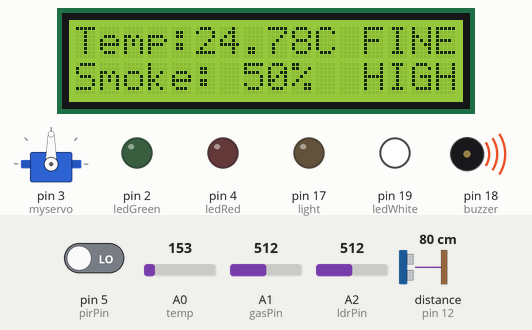
This sketch was run on a simulated Arduino Uno, built with avr-gcc and run on an emulated ATmega328P. Shown: 16×2 character LCD, servo, output pins drawn as LEDs (lit = HIGH), buzzer (waves = sounding, pin HIGH). Wiring (inferred from the names in the program): ultrasonic range finder: trigger pin 13; echo pin 12. Inputs (shaded band) come from the test bench; at power-on: A0 (temp) = 153, A1 (gasPin) = 512, pin 5 (pirPin) LOW, A2 (ldrPin) = 512, distance to the obstacle (sensor on pin 12) 80 cm. The echo pulse lasts 58.3 µs per cm; pins used as bus, display or sensor lines are not drawn; what the sketch prints to the serial monitor is not drawn.

Above: at 2.2 s.
2.3 s: A0 (temp) set to 162
At 4.5 s:
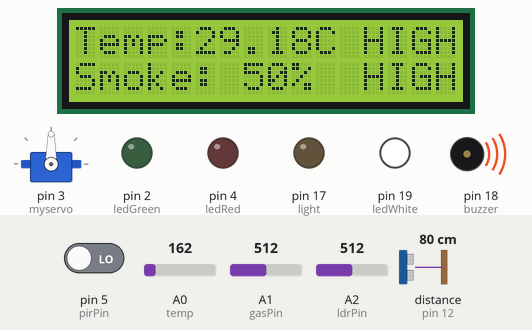
4.8 s: A1 (gasPin) set to 113
At 6.2 s:
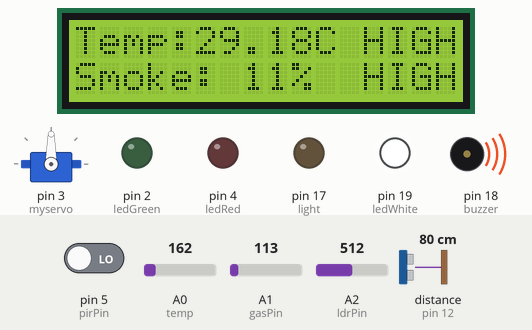
7.2 s: A1 (gasPin) set to 91
At 8.8 s:
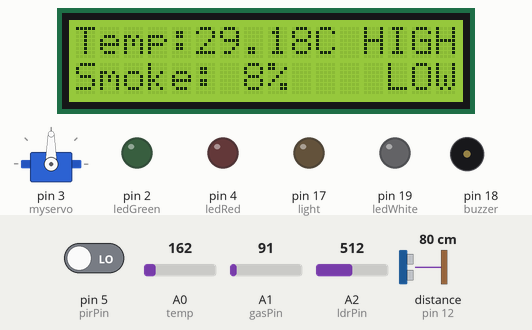
11.5 s: A0 (temp) set to 133
At 13.6 s:
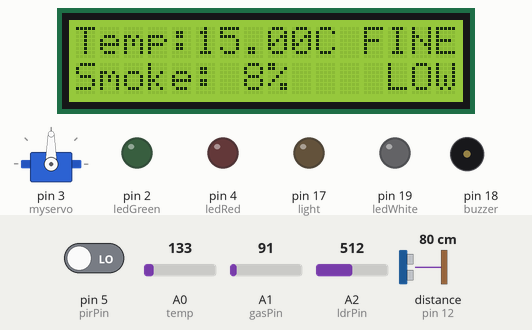
14.0 s: A0 (temp) set to 114
At 15.8 s:
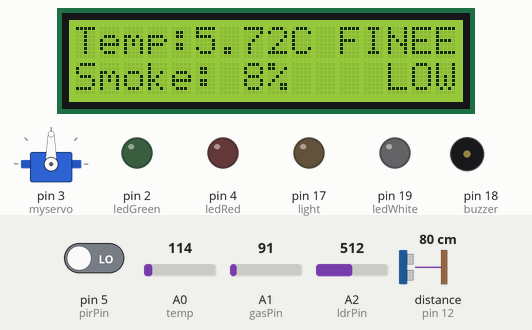
16.2 s: A1 (gasPin) set to 110
At 17.8 s:
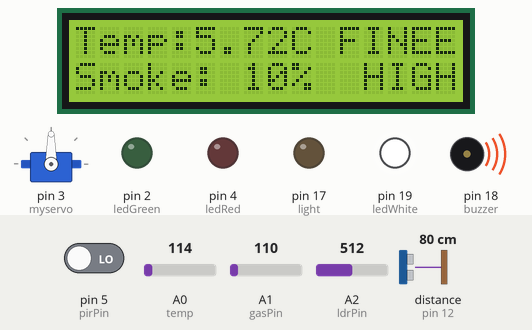
Timing chart, 0 to 21.5 s (numbered marks = the images above; inputs shaded):
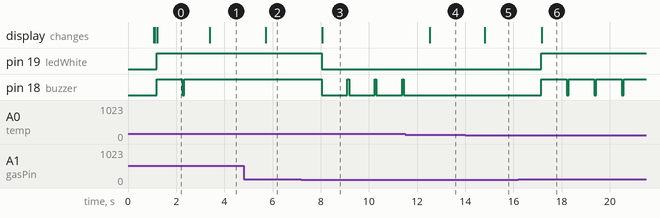

The sketch:

Arduino_UNO_Config.ino
```cpp
#include <LiquidCrystal.h>
#include <Servo.h>
#include <IRremote.hpp>

// LCD configuration
LiquidCrystal lcd(11, 10, 9, 8, 7, 6);

// Constants for different sensors and components
const int trigPin = 13;           // Trigger pin of the ultrasonic sensor
const int echoPin = 12;           // Echo pin of the ultrasonic sensor
const int closingThreshold = 100; // Threshold distance for object detection

const int temp = A0;              // Temperature sensor pin
const int tempThreshold = 25;     // Threshold temperature value

const int pirPin = 5;             // Motion sensor pin
const int ledGreen = 2;           // Green LED pin

const int gasPin = A1;            // Gas sensor pin
const int gasThreshold = 9;       // Threshold gas concentration value
const int ledWhite = 19;          // White LED pin

const int ldrPin = A2;            // Light sensor pin
const int ledRed = 4;             // Red LED pin

const int buzzer = 18;            // Buzzer pin

// Servo and Light configurations
Servo myservo;       // Door servo
const int light = 17; // Lights

int recvPin = 0;
int Switch;
IRrecv irrecv(recvPin);
decode_results results;

void setup() {
  Serial.begin(9600);
  lcd.begin(16, 2); // Initialize LCD with 16 columns and 2 rows
  lcd.setCursor(3, 0);
  lcd.print("Smart Home");
  lcd.setCursor(5, 1);
  lcd.print("System");

  // Setting pin modes
  pinMode(trigPin, OUTPUT);
  pinMode(echoPin, INPUT);
  pinMode(pirPin, INPUT);
  pinMode(gasPin, INPUT);
  pinMode(ledGreen, OUTPUT);
  pinMode(ledWhite, OUTPUT);
  pinMode(ledRed, OUTPUT);
  pinMode(light, OUTPUT);
  pinMode(buzzer, OUTPUT);

  myservo.attach(3); // Attaches the servo motor to pin 3
  irrecv.enableIRIn(); // Enables the IR receiver

  delay(1000);

  lcd.clear();

  lcd.setCursor(0, 0);
  lcd.print("Temp:");

  lcd.setCursor(0, 1);
  lcd.print("Smoke: ");
}

void loop()
{
  //...
  //...
  //Object Detection
  //...
  //...
  long duration, distance;

  // Triggering the ultrasonic sensor to measure distance
  digitalWrite(trigPin, LOW);
  delayMicroseconds(2);
  digitalWrite(trigPin, HIGH);
  delayMicroseconds(10);
  digitalWrite(trigPin, LOW);

  duration = pulseIn(echoPin, HIGH);

  // Calculate distance in centimeters
  distance = microsecondsToCentimeters(duration);

  Serial.print("Detected Distance: ");
  Serial.print(distance);
  Serial.println(" cm");

  if (distance < closingThreshold) {
    Serial.println("Object/Person Detected at Door.");
  } else {
    Serial.println("Nothing Detected at Door.");
  }
  //...
  //...
  // Temperature Detection
  //...
  //...

  // Read temperature sensor
  int tempValue = analogRead(temp);
  float voltage = tempValue * (5.0 / 1023.0);
  float Temperature = (voltage - 0.5) * 100.0;

  Serial.print("temperature: ");
  Serial.print(Temperature);
  Serial.println(" C");

  lcd.setCursor(5,0);
  lcd.print(Temperature);
  lcd.print("C");

  if (Temperature > tempThreshold){
    Serial.println("Temperature is High");
    digitalWrite(buzzer, HIGH);
    lcd.print(" HIGH");
  }
  else if (Temperature < 0)
  {
    Serial.println("Temperature is Freezing");
    digitalWrite(buzzer, HIGH);
    lcd.print(" LOW");
  }
  else
  {
    Serial.println("Temperature is Fine");
    digitalWrite(buzzer, LOW);
    lcd.print(" FINE");
  }

  //...
  //...
  //Motion Detection
  //...
  //...

  int pirState = digitalRead(pirPin); // Read PIR sensor state
  if (pirState == HIGH) {
    Serial.println("Motion Detected");
    digitalWrite(ledGreen, HIGH);
  } else {
    Serial.println("No Motion Detected");
    digitalWrite(ledGreen, LOW);
  }

  //...
  //...
  //Gas Detection
  //...
  //...

  int gasValue = analogRead(gasPin);// read the gas sensor value
  // Map the sensor range to a 0-100% concentration range
  int gasConcentration = map(gasValue, 0, 1023, 0, 100);

  Serial.print("Gas Concentration: ");
  Serial.print(gasConcentration);
  Serial.println("%");

  lcd.setCursor(7,1);
  lcd.print(gasConcentration);
  lcd.print("%");

  if(gasConcentration > gasThreshold)
  {
    Serial.println("Gas Concentration is High.");
    digitalWrite(buzzer, HIGH);
    digitalWrite(ledWhite, HIGH);
    lcd.print("  HIGH");
  }
  else
  {
    Serial.println("Gas Concentration is Low.");
    digitalWrite(buzzer, LOW);
    digitalWrite(ledWhite, LOW);
    lcd.print("    LOW");
  }


  //..
  //..
  //Light Intensity Detection for Streetlight
  //..
  //..

  int ldrValue = analogRead(ldrPin);
  int intensity = map(ldrValue,6,679,255,0);//mapping the photoressistor input value for light brightness
  int intensityPercentage = map(ldrValue, 0, 1023, 0, 100);
  Serial.print("Light Intensity:");
  Serial.print(intensityPercentage);
  Serial.print("%\n");

  if (intensityPercentage < 30){
  	digitalWrite(ledRed,HIGH);
  }
  else{
    digitalWrite(ledRed,LOW);
  }


  //..
  //..
  //IR Remote Control
  //..
  //..
  if (IrReceiver.decode()) {
   	switch(IrReceiver.decodedIRData.command) {
    // Button 3: Close Lights
        case 18:
      				Serial.println("Button 3 Pressed. Lights turned off.");
      				digitalWrite(light, LOW);
          			break;
    // Button 2: Open Lights
        case 17:
      				Serial.println("Button 2 Pressed. Lights turned on.");
      				digitalWrite(light, HIGH);
          			break;
    // Button 1: Open Door
        case 16:
      				Serial.println("Button 1 Pressed. Door Opened.");
					myservo.write(165);
          			break;
    // Button 0: Close Door
        case 12:
      				Serial.println("Button 0 Pressed. Door Closed.");
      				myservo.write(90);
          			break;
        default: Serial.println(IrReceiver.decodedIRData.command);
    }
    IrReceiver.resume(); // Receive the next value
  }
  Serial.println();
  delay(1000);
}

long microsecondsToCentimeters(long microseconds) {

  return microseconds / 29 / 2;//sound travels in micro second per centimeter
}
```

Measured:
- the behaviour switches between 153 and 154 on A0 (temp) (found by bisection; images 0 and 1)
- the behaviour switches between 103 and 102 on A1 (gasPin) (found by bisection; images 2 and 3)
- the behaviour switches between 123 and 122 on A0 (temp) (found by bisection; images 4 and 5)
- after the input at 2.3 s, pin 18 (buzzer): goes on until 2.3 s, then stays HIGH; the display: changes after 1.1 s (image 1)
- after the input at 4.8 s, the display: changes after 0.93 s (image 2)
- after the input at 7.2 s, pin 19 (ledWhite): HIGH → LOW after 0.84 s; pin 18 (buzzer): alternates HIGH for 0.07 s and LOW for 1.1 s, starting after 0.84 s; the display: changes after 0.86 s (image 3)
- after the input at 11.5 s, pin 18 (buzzer): stops changing and stays LOW; the display: changes after 1.0 s (image 4)
- after the input at 14.0 s, the display: changes after 0.80 s (image 5)
- after the input at 16.2 s, pin 19 (ledWhite): LOW → HIGH after 0.95 s; pin 18 (buzzer): alternates HIGH for 1.1 s and LOW for 0.07 s, starting after 0.95 s; the display: changes after 0.97 s (image 6)
